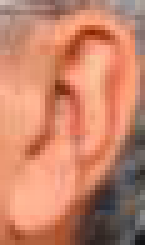
#> input picture testSet/005/0106.png, 29 x 49 px (shown 5 times larger)
$ python -i preprocess.py   (imports and definitions only)
#> lines starting #> are read from the running program, lines starting #| are printed output that depends on the picture
#> further down, picture is the input picture: shape (49, 29, 3); mean B, G, R 105.6, 131.4, 198.6
import cv2
import numpy as np

class Preprocess:

    def histogram_equlization_rgb(self, img):
        # Simple preprocessing using histogram equalization
        # https://en.wikipedia.org/wiki/Histogram_equalization

        intensity_img = cv2.cvtColor(img, cv2.COLOR_BGR2YCrCb)
#> intensity_img: shape (49, 29, 3); mean of channels 0, 1, 2 148.5, 163.7, 103.8
        intensity_img[:, :, 0] = cv2.equalizeHist(intensity_img[:, :, 0])
#> intensity_img: shape (49, 29, 3); mean of channels 0, 1, 2 128.6, 163.7, 103.8
        img = cv2.cvtColor(intensity_img, cv2.COLOR_YCrCb2BGR)
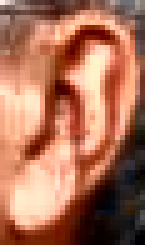
#> img: shape (49, 29, 3) (shown 5 times larger); mean B, G, R 86.7, 111.5, 171.4

        # For Grayscale this would be enough:
        # img = cv2.equalizeHist(img)

        return img

    # Add your own preprocessing techniques here.
    def sharpen(self, img):
        kernel = np.array([[0, -1, 0],[-1, 5,-1],[0, -1, 0]])
        img = cv2.filter2D(img, -1, kernel)

        return img


>>> import cv2
>>> picture = cv2.imread('../testSet/005/0106.png')
>>> result = Preprocess().histogram_equlization_rgb(picture)
